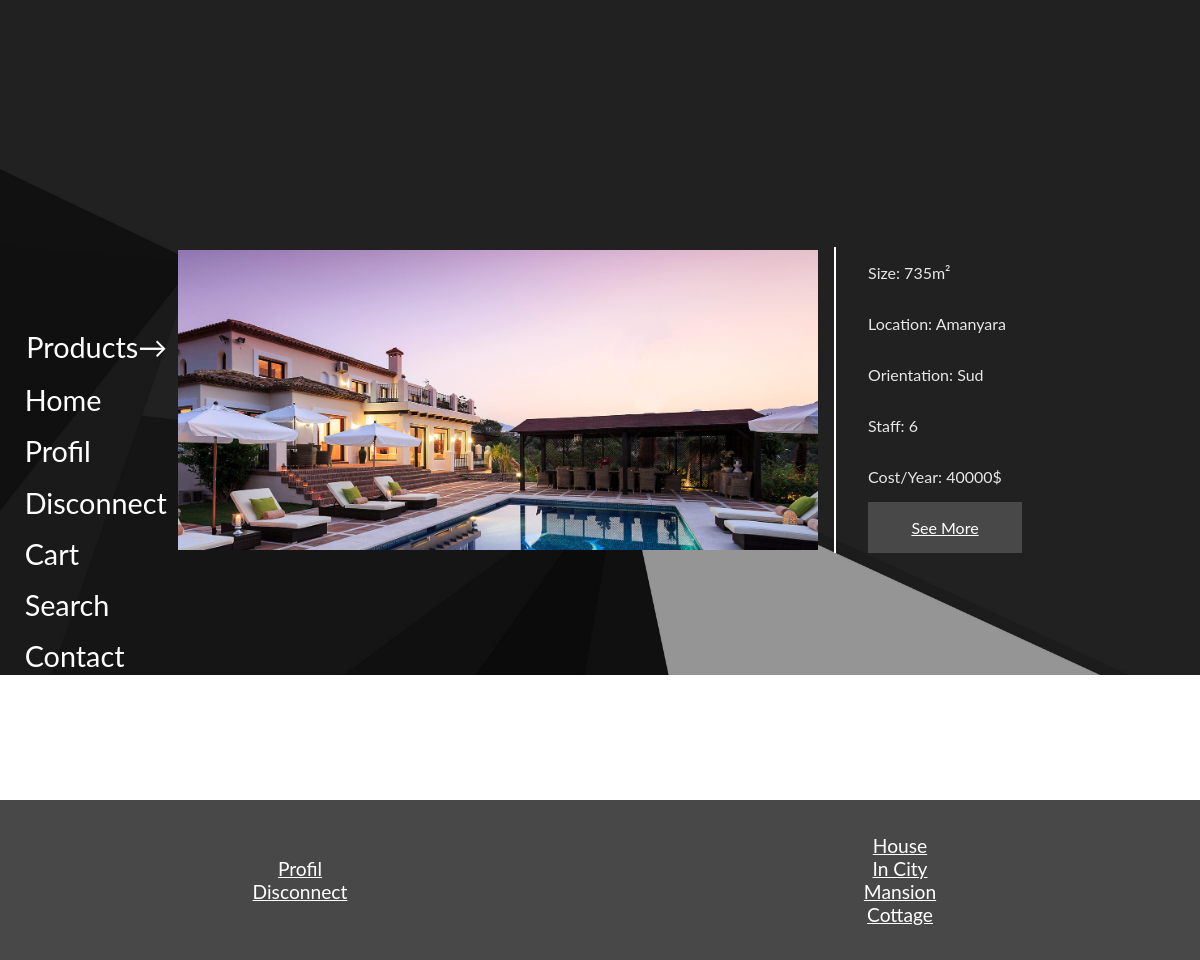
Page /product.php (signed in) on the committed database.
### tables this page shows
CREATE TABLE IF NOT EXISTS `products` (
  `id` int(11) NOT NULL AUTO_INCREMENT,
  `price` int(11) NOT NULL,
  `title` varchar(255) NOT NULL,
  `description` text NOT NULL,
  `image` varchar(255) NOT NULL,
  `size` float NOT NULL,
  `location` varchar(255) NOT NULL,
  `orientation` varchar(255) NOT NULL,
  `staff` int(11) NOT NULL,
  `cost` float NOT NULL,
  `id_agent` int(11) NOT NULL,
  PRIMARY KEY (`id`)
);

CREATE TABLE IF NOT EXISTS `category` (
  `id` int(11) NOT NULL AUTO_INCREMENT,
  `name` text NOT NULL,
  PRIMARY KEY (`id`)
);

### product.php (the view, shortened to what this page needs)
<!DOCTYPE html>
<html lang='en'>
	<head>
		<link rel='stylesheet' type='text/css' href="CSS/stylesheet.css" />
		<link rel="stylesheet" type="text/css" href="CSS/boot.css"/>
	</head>
	<body id='product-body'>
		<header>
			<?php include("header.php"); ?>
		</header>
		<main>
			<div id='products-box' class='flexc just-center align-center'>
			<?php
				$products = $stmt->query("SELECT *, products.id as id_prod FROM products INNER JOIN agents ON products.id_agent = agents.id INNER JOIN users ON agents.id_user = users.id")->fetchAll(PDO::FETCH_ASSOC);
				foreach($products as $product)
				{ ?>
					<div class='flexr just-between product-zone'>
						<div class='product-box flexr just-between align-center center'
							style='background-image:url(<?=$product["image"]?>); background-size:cover;'>
							</div>
							<div class='product-infos-plus flexc just-evenly align-start'>
								<p>Size: <?=$product["size"]?>m&#178;</p>
								<p>Location: <?=$product["location"]?></p>
								<p>Orientation: <?=$product["orientation"]?></p>
								<p>Staff: <?=$product["staff"]?></p>
								<p>Cost/Year: <?=$product["cost"]?>$</p>
								<a href='product.php?id=<?=$product["id_prod"]?>' class='product-link'>See More</a>
							</div>
						</div>
				<?php	}	?>
			</div>
		</main>
		<footer>
			<?php include("footer.php"); ?>
		</footer>
	</body>
</html>

### footer.php (shortened to what this page needs)
<?php
	$stmt = new PDO("mysql:host=localhost;dbname=boutique","root","");
	$category = $stmt->query("SELECT * FROM category")->fetchAll(PDO::FETCH_ASSOC);
?>
<?php if(isset($_SESSION["id"])) { ?>
	<div class='footer-container'>		<a href='profil.php'>Profil</a>		<a href='index.php?deco=true'>Disconnect</a>		</div>
<?php } ?>
	<div class='footer-container'>
		<?php
			foreach($category as $cat)
			{
				echo "<a href='product.php?category=".$cat["id"]."'>".$cat["name"]."</a>";
			}
		?>
	</div>

### CSS/stylesheet.css (style rules this page uses)
body { font-family:lato; margin:0; padding:0; display:flex; flex-direction:column; justify-content:center; background-color:#484848; min-height:100vh; }
header { position:fixed; top:20em; left:1em; }
main { min-height:100vh; }
footer { display:flex; justify-content:space-evenly; height:10em; background:#484848; }
.footer-container { width:80%; font-size:1.2em; color:white; text-align:center; display:flex; flex-direction:column; align-self:center; }
footer a { color:white; transition:font-size 0.2s ease; }
#product-body { background:url("../media/images/bg.jpg"); background-size:contain; background-repeat:no-repeat; overflow-x:hidden; }
.product-box { height:300px; overflow:hidden; width:40em; }
#products-box { min-height:100vh; }
.product-infos-plus { border-left: 2px solid white; height:75%; padding-left:1em; margin-left:1em; color:#e7e7e7; }
.product-link { background:#484848; padding:1em; transition:all 0.2s ease; text-align:center; color:white; margin-left:1em; }
.product-infos-plus p { margin:1em; }

### CSS/boot.css (style rules this page uses)
.flexc { display:flex; flex-direction:column; }
.flexr { display:flex; flex-direction:row; }
.align-center { align-items:center; }
.center { align-self:center; }
.align-start { align-self:flex-start; }
.just-center { justify-content:center; }
.just-between { justify-content:space-between; }
.just-evenly { justify-content:space-evenly; }

### rows in the picture
products: image (picture), size "735", location "Amanyara", orientation "Sud", staff "6", cost "40000"
category: name "House"
category: name "In City"
category: name "Mansion"
category: name "Cottage"
